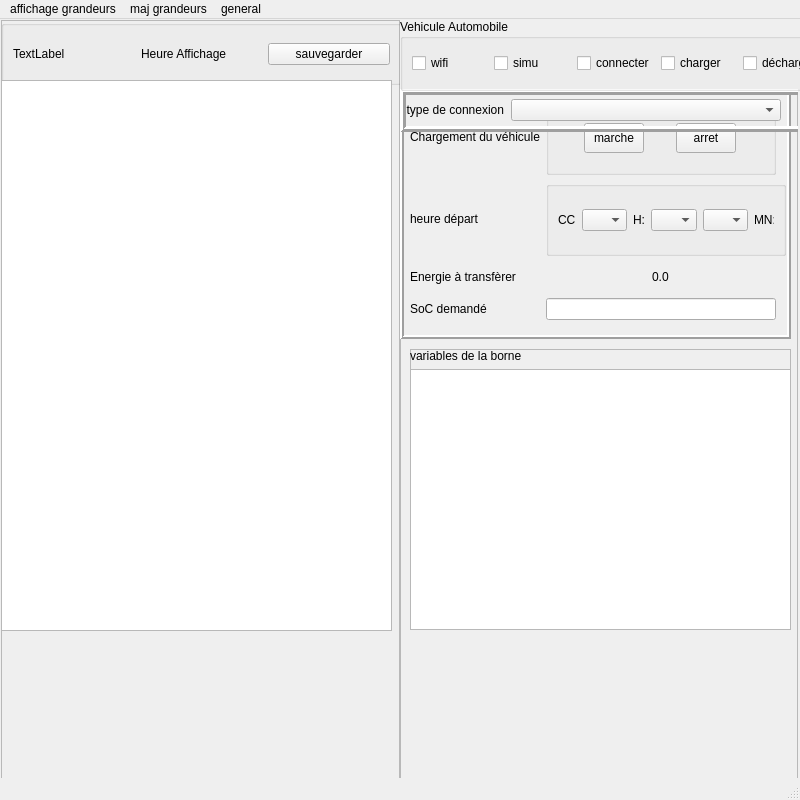
<?xml version="1.0" encoding="UTF-8"?>
<ui version="4.0">
 <class>MainWindow</class>
 <widget class="QMainWindow" name="MainWindow">
  <property name="geometry">
   <rect>
    <x>0</x>
    <y>0</y>
    <width>800</width>
    <height>800</height>
   </rect>
  </property>
  <property name="windowTitle">
   <string>Electric Vehicle</string>
  </property>
  <widget class="QWidget" name="centralwidget">
   <widget class="QFrame" name="frame">
    <property name="geometry">
     <rect>
      <x>1</x>
      <y>1</y>
      <width>399</width>
      <height>799</height>
     </rect>
    </property>
    <property name="frameShape">
     <enum>QFrame::StyledPanel</enum>
    </property>
    <property name="frameShadow">
     <enum>QFrame::Raised</enum>
    </property>
    <widget class="QWidget" name="verticalLayoutWidget">
     <property name="geometry">
      <rect>
       <x>0</x>
       <y>0</y>
       <width>401</width>
       <height>65</height>
      </rect>
     </property>
     <layout class="QVBoxLayout" name="verticalLayout">
      <item>
       <widget class="QGroupBox" name="groupBox_2">
        <property name="title">
         <string/>
        </property>
        <layout class="QHBoxLayout" name="horizontalLayout_3">
         <item>
          <widget class="QLabel" name="label_3">
           <property name="text">
            <string>TextLabel</string>
           </property>
          </widget>
         </item>
         <item>
          <widget class="QLabel" name="LHeure">
           <property name="text">
            <string>Heure Affichage</string>
           </property>
          </widget>
         </item>
         <item>
          <widget class="QPushButton" name="PBSave">
           <property name="text">
            <string>sauvegarder</string>
           </property>
          </widget>
         </item>
        </layout>
       </widget>
      </item>
     </layout>
    </widget>
    <widget class="QTableWidget" name="tableWidget">
     <property name="geometry">
      <rect>
       <x>0</x>
       <y>60</y>
       <width>391</width>
       <height>551</height>
      </rect>
     </property>
    </widget>
   </widget>
   <widget class="QFrame" name="frame_2">
    <property name="geometry">
     <rect>
      <x>400</x>
      <y>70</y>
      <width>398</width>
      <height>799</height>
     </rect>
    </property>
    <property name="accessibleDescription">
     <string>0</string>
    </property>
    <property name="frameShape">
     <enum>QFrame::StyledPanel</enum>
    </property>
    <property name="frameShadow">
     <enum>QFrame::Raised</enum>
    </property>
    <widget class="QFrame" name="frame_3">
     <property name="geometry">
      <rect>
       <x>0</x>
       <y>0</y>
       <width>391</width>
       <height>250</height>
      </rect>
     </property>
     <property name="frameShape">
      <enum>QFrame::Box</enum>
     </property>
     <property name="frameShadow">
      <enum>QFrame::Raised</enum>
     </property>
     <property name="lineWidth">
      <number>2</number>
     </property>
     <widget class="QWidget" name="gridLayoutWidget">
      <property name="geometry">
       <rect>
        <x>10</x>
        <y>10</y>
        <width>406</width>
        <height>221</height>
       </rect>
      </property>
      <layout class="QGridLayout" name="gridLayout">
       <item row="1" column="1" colspan="2">
        <widget class="QGroupBox" name="groupBox_3">
         <property name="maximumSize">
          <size>
           <width>240</width>
           <height>16777215</height>
          </size>
         </property>
         <property name="title">
          <string/>
         </property>
         <layout class="QHBoxLayout" name="horizontalLayout_4">
          <item>
           <widget class="QLabel" name="label_2">
            <property name="text">
             <string>CC</string>
            </property>
           </widget>
          </item>
          <item>
           <widget class="QComboBox" name="comboBox_3"/>
          </item>
          <item>
           <widget class="QLabel" name="LH">
            <property name="maximumSize">
             <size>
              <width>20</width>
              <height>16777215</height>
             </size>
            </property>
            <property name="text">
             <string>H:</string>
            </property>
           </widget>
          </item>
          <item>
           <widget class="QComboBox" name="comboBox">
            <property name="maximumSize">
             <size>
              <width>50</width>
              <height>16777215</height>
             </size>
            </property>
           </widget>
          </item>
          <item>
           <widget class="QComboBox" name="comboBox_2">
            <property name="maximumSize">
             <size>
              <width>50</width>
              <height>16777215</height>
             </size>
            </property>
           </widget>
          </item>
          <item>
           <widget class="QLabel" name="LH_2">
            <property name="maximumSize">
             <size>
              <width>20</width>
              <height>16777215</height>
             </size>
            </property>
            <property name="text">
             <string>MN:</string>
            </property>
           </widget>
          </item>
         </layout>
        </widget>
       </item>
       <item row="0" column="1">
        <widget class="QGroupBox" name="groupBox_4">
         <property name="title">
          <string/>
         </property>
         <layout class="QHBoxLayout" name="horizontalLayout_5">
          <item>
           <widget class="QPushButton" name="PBChaOn">
            <property name="maximumSize">
             <size>
              <width>60</width>
              <height>30</height>
             </size>
            </property>
            <property name="text">
             <string>marche</string>
            </property>
           </widget>
          </item>
          <item>
           <widget class="QPushButton" name="PBChaOff">
            <property name="maximumSize">
             <size>
              <width>60</width>
              <height>30</height>
             </size>
            </property>
            <property name="text">
             <string>arret</string>
            </property>
           </widget>
          </item>
         </layout>
        </widget>
       </item>
       <item row="1" column="0">
        <widget class="QLabel" name="LHeureDpt">
         <property name="text">
          <string>heure départ</string>
         </property>
        </widget>
       </item>
       <item row="0" column="0">
        <widget class="QLabel" name="LChargt">
         <property name="text">
          <string>Chargement du véhicule</string>
         </property>
        </widget>
       </item>
       <item row="3" column="1">
        <widget class="QLineEdit" name="lineEdit">
         <property name="maximumSize">
          <size>
           <width>230</width>
           <height>16777215</height>
          </size>
         </property>
        </widget>
       </item>
       <item row="2" column="1" alignment="Qt::AlignHCenter">
        <widget class="QLabel" name="LChaMaxPosVal">
         <property name="text">
          <string>0.0</string>
         </property>
        </widget>
       </item>
       <item row="3" column="0">
        <widget class="QLabel" name="label">
         <property name="text">
          <string>SoC demandé</string>
         </property>
        </widget>
       </item>
       <item row="2" column="0">
        <widget class="QLabel" name="label_5">
         <property name="maximumSize">
          <size>
           <width>120</width>
           <height>30</height>
          </size>
         </property>
         <property name="text">
          <string>Energie à transfèrer</string>
         </property>
        </widget>
       </item>
      </layout>
     </widget>
    </widget>
    <widget class="QFrame" name="frame_4">
     <property name="geometry">
      <rect>
       <x>10</x>
       <y>260</y>
       <width>381</width>
       <height>281</height>
      </rect>
     </property>
     <property name="styleSheet">
      <string notr="true">border-color: rgb(0, 0, 0);</string>
     </property>
     <property name="frameShape">
      <enum>QFrame::StyledPanel</enum>
     </property>
     <property name="frameShadow">
      <enum>QFrame::Raised</enum>
     </property>
     <widget class="QWidget" name="verticalLayoutWidget_3">
      <property name="geometry">
       <rect>
        <x>0</x>
        <y>0</y>
        <width>381</width>
        <height>281</height>
       </rect>
      </property>
      <layout class="QVBoxLayout" name="verticalLayout_3">
       <item>
        <widget class="QLabel" name="label_6">
         <property name="text">
          <string>variables de la borne</string>
         </property>
        </widget>
       </item>
       <item>
        <widget class="QTableWidget" name="tableWidget_2"/>
       </item>
      </layout>
     </widget>
    </widget>
    <widget class="QFrame" name="frame_5">
     <property name="geometry">
      <rect>
       <x>0</x>
       <y>0</y>
       <width>404</width>
       <height>43</height>
      </rect>
     </property>
     <property name="frameShape">
      <enum>QFrame::Box</enum>
     </property>
     <property name="frameShadow">
      <enum>QFrame::Raised</enum>
     </property>
     <property name="lineWidth">
      <number>3</number>
     </property>
     <widget class="QWidget" name="formLayoutWidget">
      <property name="geometry">
       <rect>
        <x>0</x>
        <y>10</y>
        <width>381</width>
        <height>24</height>
       </rect>
      </property>
      <layout class="QFormLayout" name="formLayout">
       <property name="verticalSpacing">
        <number>4</number>
       </property>
       <item row="0" column="0">
        <widget class="QLabel" name="label_4">
         <property name="text">
          <string>  type de connexion</string>
         </property>
        </widget>
       </item>
       <item row="0" column="1">
        <widget class="QComboBox" name="comboBox_4"/>
       </item>
      </layout>
     </widget>
    </widget>
   </widget>
   <widget class="QWidget" name="verticalLayoutWidget_2">
    <property name="geometry">
     <rect>
      <x>400</x>
      <y>0</y>
      <width>434</width>
      <height>72</height>
     </rect>
    </property>
    <layout class="QVBoxLayout" name="verticalLayout_2">
     <item>
      <widget class="QGroupBox" name="groupBox">
       <property name="sizePolicy">
        <sizepolicy hsizetype="Preferred" vsizetype="Preferred">
         <horstretch>4</horstretch>
         <verstretch>0</verstretch>
        </sizepolicy>
       </property>
       <property name="title">
        <string>Vehicule Automobile</string>
       </property>
       <layout class="QHBoxLayout" name="horizontalLayout">
        <item>
         <layout class="QHBoxLayout" name="horizontalLayout_2">
          <item>
           <widget class="QCheckBox" name="checkBox_4">
            <property name="text">
             <string>wifi</string>
            </property>
           </widget>
          </item>
          <item>
           <widget class="QCheckBox" name="checkBox_5">
            <property name="text">
             <string>simu</string>
            </property>
           </widget>
          </item>
          <item>
           <widget class="QCheckBox" name="checkBox_3">
            <property name="text">
             <string>connecter</string>
            </property>
           </widget>
          </item>
          <item>
           <widget class="QCheckBox" name="checkBox_2">
            <property name="text">
             <string>charger</string>
            </property>
           </widget>
          </item>
          <item>
           <widget class="QCheckBox" name="checkBox">
            <property name="text">
             <string>décharger</string>
            </property>
           </widget>
          </item>
         </layout>
        </item>
       </layout>
      </widget>
     </item>
    </layout>
   </widget>
  </widget>
  <widget class="QMenuBar" name="menubar">
   <property name="geometry">
    <rect>
     <x>0</x>
     <y>0</y>
     <width>800</width>
     <height>19</height>
    </rect>
   </property>
   <widget class="QMenu" name="menumesures">
    <property name="title">
     <string>affichage grandeurs</string>
    </property>
    <addaction name="actionafficher"/>
    <addaction name="separator"/>
    <addaction name="actionafficher_cycliquement"/>
    <addaction name="separator"/>
    <addaction name="actionAfficheVarsBorne"/>
    <addaction name="separator"/>
    <addaction name="actionAfficherVarsBorneCycliquement"/>
   </widget>
   <widget class="QMenu" name="menumaj_grandeurs">
    <property name="title">
     <string>maj grandeurs</string>
    </property>
    <addaction name="actionmise_jour"/>
    <addaction name="separator"/>
   </widget>
   <widget class="QMenu" name="menuarr_ter">
    <property name="title">
     <string>general</string>
    </property>
    <addaction name="actionarr_ter"/>
    <addaction name="actioneloigner_EV"/>
    <addaction name="actionChargeok"/>
    <addaction name="actionLib_rer_les_connexions"/>
   </widget>
   <addaction name="menumesures"/>
   <addaction name="menumaj_grandeurs"/>
   <addaction name="menuarr_ter"/>
  </widget>
  <widget class="QStatusBar" name="statusbar"/>
  <action name="actionafficher">
   <property name="text">
    <string>afficherVarsEV</string>
   </property>
  </action>
  <action name="actionafficher_cycliquement">
   <property name="text">
    <string>afficher VarsEVcycliquement</string>
   </property>
  </action>
  <action name="actionmise_jour">
   <property name="text">
    <string>mise à jour</string>
   </property>
  </action>
  <action name="actionforcer">
   <property name="text">
    <string>forcer</string>
   </property>
  </action>
  <action name="actionarr_ter">
   <property name="text">
    <string>arrêter</string>
   </property>
  </action>
  <action name="actioneloigner_EV">
   <property name="text">
    <string>eloigner EV</string>
   </property>
  </action>
  <action name="actionAfficheVarsBorne">
   <property name="text">
    <string>afficherVarsBorne</string>
   </property>
  </action>
  <action name="actionAfficherVarsBorneCycliquement">
   <property name="text">
    <string>afficherVarsBorneCycliquement</string>
   </property>
  </action>
  <action name="actionChargeok">
   <property name="text">
    <string>chargeok</string>
   </property>
  </action>
  <action name="actionLib_rer_les_connexions">
   <property name="text">
    <string>libérer les connexions</string>
   </property>
  </action>
 </widget>
 <resources/>
 <connections/>
</ui>
